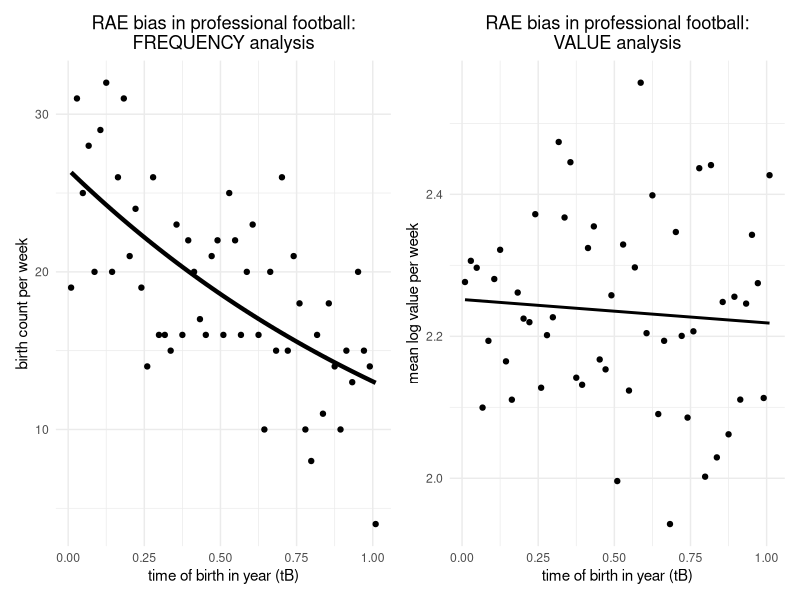

The R script that drew this image:
## ---- chunk 1
knitr::opts_chunk$set(
	echo = TRUE,
	message = FALSE,
	warning = FALSE
)
library(tidyverse)
library(lubridate)
library(broom)
library(patchwork)
remove_quotes <- function(str) {
  result <- str_match(string = str, pattern = '"(.*?)"')[,2]
  if (is.na(result)) {
    result <- str
  }
  return(result)
}
data_1 <- read_csv("data/data_1.csv") %>%
  set_names(c("name", "DOB", "club", "country", "euros")) %>%
  mutate(DOB = mdy(DOB))
data_2 <- read_csv("data/data_2.csv") %>%
  set_names(c("club", "player", "club_country", "nationality", 
              "DOB", "domestic", "games_played")) %>%
  mutate(DOB = mdy(DOB))
## ---- chunk 2
model_data_1 <- data_1 %>%
  mutate(
    year = year(DOB),
    WB = isoweek(DOB)
  )
fit_poisson <- function(countries, model_data = model_data_1) {
  # Filter Countries
  model_data <- model_data %>%
    filter(country %in% countries) %>%
    mutate(
      tB = (WB-0.5)/52
    ) %>%
    group_by(WB) %>%
    summarise(N = n(), tB = mean(tB)) %>%
    ungroup()
  # Data Summary
  # data_summary <- model_data %>%
  #   summarise(N = n(), tB_mean = mean(tB))
  # Model Fit
  fit <- glm(N ~ tB, data = model_data, family = "poisson")
  return(fit)
}
## ---- chunk 3

poisson_fit_data_all <- model_data_1 %>%
  group_by(WB) %>%
  summarise(N = n()) %>%
  ungroup() %>%
  mutate(
    tB = (WB-0.5)/52
  )
poisson_fit_all <- glm(N ~ tB, data = poisson_fit_data_all, family = "poisson")
p1 <- augment(poisson_fit_all) %>%
  ggplot() +
  geom_point(aes(x = tB, y = N)) +
  geom_line(aes(x = tB, y = exp(.fitted)), size = 1.5) +
  labs(x = "time of birth in year (tB)", 
       y = "birth count per week",
       title = "RAE bias in professional football:\nFREQUENCY analysis") +
  theme_minimal() +
  theme(plot.title = element_text(hjust = 0.5))
p2 <- model_data_1 %>%
  group_by(WB) %>%
  summarise(N = n(), euros = mean(log(euros))) %>%
  ungroup() %>%
  mutate(
    tB = (WB-0.5)/52
  ) %>%
  ggplot(aes(x = tB, y = euros)) +
  geom_point() +
  geom_smooth(method = lm, se = FALSE, color = "black") +
  labs(x = "time of birth in year (tB)", 
       y = "mean log value per week",
       title = "RAE bias in professional football:\nVALUE analysis") +
  theme_minimal() +
  theme(plot.title = element_text(hjust = 0.5))
p1 | p2
